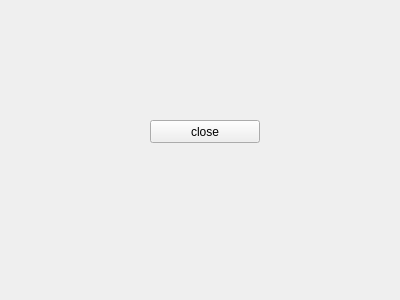
<?xml version="1.0" encoding="UTF-8"?>
<ui version="4.0">
 <class>Form</class>
 <widget class="QWidget" name="Form">
  <property name="geometry">
   <rect>
    <x>0</x>
    <y>0</y>
    <width>400</width>
    <height>300</height>
   </rect>
  </property>
  <property name="windowTitle">
   <string>Form</string>
  </property>
  <widget class="QPushButton" name="closeWinBtn">
   <property name="geometry">
    <rect>
     <x>150</x>
     <y>120</y>
     <width>110</width>
     <height>23</height>
    </rect>
   </property>
   <property name="text">
    <string>close</string>
   </property>
  </widget>
 </widget>
 <resources/>
 <connections>
  <connection>
   <sender>closeWinBtn</sender>
   <signal>clicked()</signal>
   <receiver>Form</receiver>
   <slot>close()</slot>
   <hints>
    <hint type="sourcelabel">
     <x>208</x>
     <y>133</y>
    </hint>
    <hint type="destinationlabel">
     <x>236</x>
     <y>165</y>
    </hint>
   </hints>
  </connection>
 </connections>
</ui>
